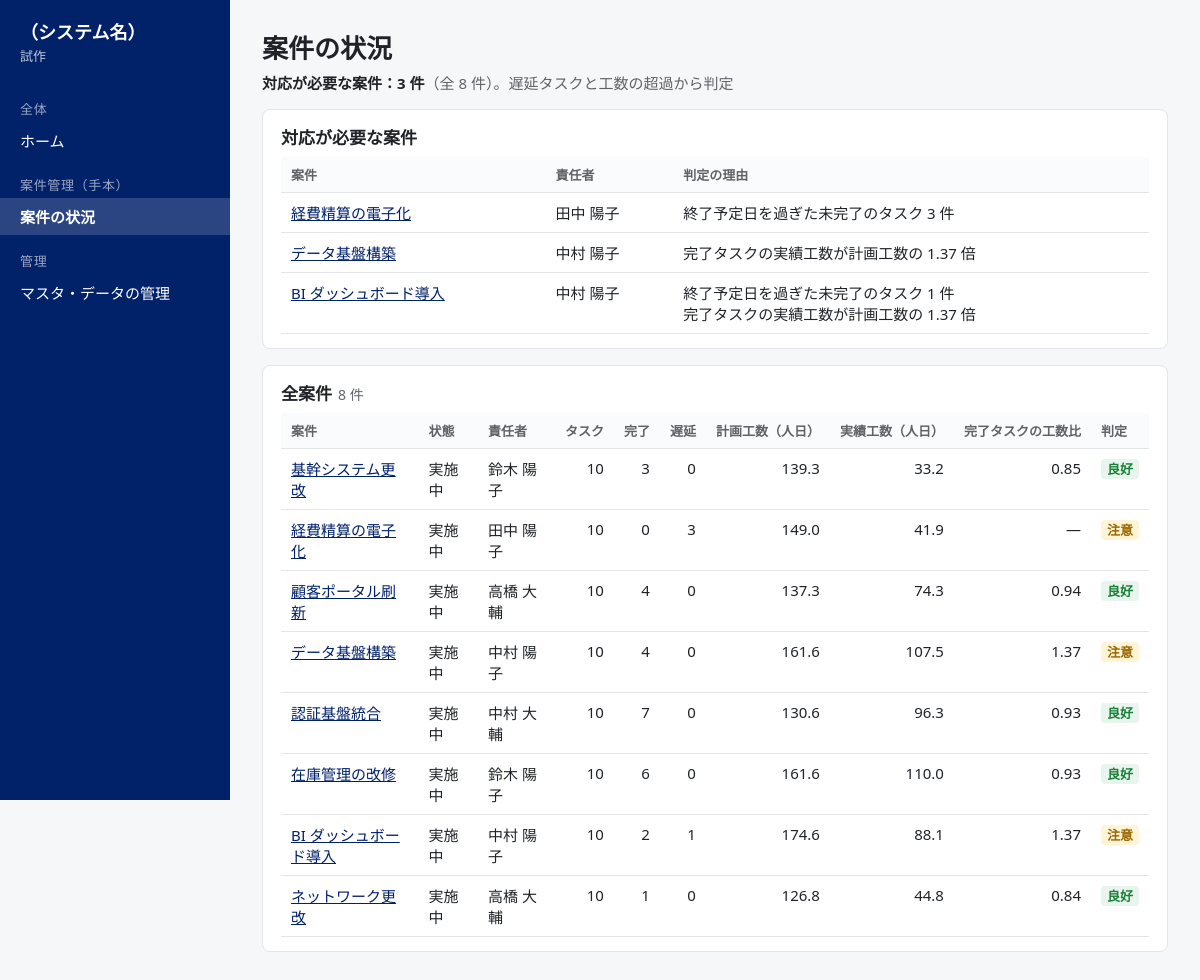
The page /sample/projects/ on the database its author committed.
### prj/models.py (models this page shows, shortened)
class TP1(models.Model):
    案件ID = models.CharField(max_length=50, primary_key=True, verbose_name='案件ID', db_column='案件ID')
    案件名 = models.CharField(max_length=500, verbose_name='案件名', db_column='案件名')
    主管組織ID = models.ForeignKey('master.TM1', on_delete=models.PROTECT, related_name='P1_主管組織ID', verbose_name='主管組織ID', db_column='主管組織ID')
    責任者ID = models.ForeignKey('master.TM2', on_delete=models.PROTECT, related_name='P1_責任者ID', verbose_name='責任者ID', db_column='責任者ID')
    案件の状態 = models.CharField(max_length=50, choices=[('PLAN', '計画中'), ('RUN', '実施中'), ('DONE', '完了'), ('STOP', '中止')], verbose_name='案件の状態', db_column='案件の状態')
    開始予定日 = models.DateField(verbose_name='開始予定日', db_column='開始予定日')
    終了予定日 = models.DateField(verbose_name='終了予定日', db_column='終了予定日')
    予算 = models.BigIntegerField(null=True, blank=True, verbose_name='予算', db_column='予算', help_text='承認された予算の総額（円）')
    class Meta:
        db_table = 'p1'
        verbose_name = verbose_name_plural = 'P1 案件'

### master/models.py (models this page shows, shortened)
class TM2(models.Model):
    担当者ID = models.CharField(max_length=50, primary_key=True, verbose_name='担当者ID', db_column='担当者ID')
    氏名 = models.CharField(max_length=500, verbose_name='氏名', db_column='氏名')
    所属組織ID = models.ForeignKey('master.TM1', on_delete=models.PROTECT, related_name='M2_所属組織ID', verbose_name='所属組織ID', db_column='所属組織ID')
    担当者の区分 = models.CharField(max_length=50, choices=[('EMP', '社員'), ('VND', '委託先')], verbose_name='担当者の区分', db_column='担当者の区分')
    標準単価 = models.BigIntegerField(null=True, blank=True, verbose_name='標準単価', db_column='標準単価', help_text='1人日あたりの円')
    class Meta:
        db_table = 'm2'
        verbose_name = verbose_name_plural = 'M2 担当者'

### work/views_sample.py (the view)
# urls.py: path("sample/projects/", views_sample.projects, name="sample_projects"),
def projects(request):
    rows = sample.project_status()
    warn = [r for r in rows if r["judge"] == "注意"]
    return render(request, "work/sample_projects.html", {"nav": "sample_projects", "rows": rows, "warn": warn})

### work/nav.py (called while the page is built)
def context(request):
    from django.urls import NoReverseMatch, reverse
    items = []
    for group, label, name in NAV:
        try:
            items.append((group, label, reverse(name), name))
        except NoReverseMatch:
            continue
    return {"SYSTEM_NAME": SYSTEM_NAME, "NAV": items}

### work/sample.py (called while the page is built)
def models():
    get = apps.get_model
    return get("prj", "TP1"), get("prj", "TP2"), get("prj", "TP3")

### work/templatetags/fmt.py (called while the page is built)
@register.filter
def num(v, digits=1):
    if v is None or v == "":
        return "―"
    try:
        return f"{float(v):,.{int(digits)}f}"
    except (TypeError, ValueError):
        return v

@register.simple_tag
def vstatic(path):
    from django.contrib.staticfiles import finders
    from django.templatetags.static import static
    f = finders.find(path)
    return f"{static(path)}?v={int(os.path.getmtime(f)) if f else 0}"

### work/templates/work/sample_projects.html (shortened to what this page needs)
{% extends "work/base.html" %}
{% load fmt %}
{% block content %}
<header class="page">
  <h1>案件の状況</h1>
  <p class="lead"><b>対応が必要な案件：{{ warn|length }} 件</b>（全 {{ rows|length }} 件）。遅延タスクと工数の超過から判定</p>
</header>
{% if warn %}
<section class="panel">
  <h2>対応が必要な案件</h2>
  <table class="list">
    <thead><tr><th>案件</th><th>責任者</th><th>判定の理由</th></tr></thead>
    <tbody>
    {% for r in warn %}
      <tr><td><a href="{% url 'sample_project' r.id %}">{{ r.name }}</a></td><td>{{ r.owner }}</td>
        <td>{% for x in r.reasons %}<div>{{ x }}</div>{% endfor %}</td></tr>
    {% endfor %}
    </tbody>
  </table>
</section>
{% endif %}
<section class="panel">
  <h2>全案件<span class="count">{{ rows|length }} 件</span></h2>
  <table class="list">
    <thead><tr><th>案件</th><th>状態</th><th>責任者</th><th class="num">タスク</th><th class="num">完了</th><th class="num">遅延</th>
      <th class="num">計画工数（人日）</th><th class="num">実績工数（人日）</th><th class="num">完了タスクの工数比</th><th>判定</th></tr></thead>
    <tbody>
    {% for r in rows %}
      <tr><td><a href="{% url 'sample_project' r.id %}">{{ r.name }}</a></td><td>{{ r.state }}</td><td>{{ r.owner }}</td>
        <td class="num">{{ r.tasks }}</td><td class="num">{{ r.done }}</td><td class="num">{{ r.late }}</td>
        <td class="num">{{ r.plan|num }}</td><td class="num">{{ r.actual|num }}</td><td class="num">{{ r.ratio|num:2 }}</td>
        <td><span class="badge {% if r.judge == '注意' %}warn{% else %}ok{% endif %}">{{ r.judge }}</span></td></tr>
    {% endfor %}
    </tbody>
  </table>
</section>
{% endblock %}

### work/templates/work/base.html (shortened to what this page needs)
{% load static fmt %}<!doctype html>
<html lang="ja">
<head>
<link rel="stylesheet" href="{% vstatic 'work/app.css' %}">
</head>
<body>
<aside class="side">
  <div class="brand">{{ SYSTEM_NAME }}<small>試作</small></div>
  <nav>
    {% regroup NAV by 0 as nav_groups %}
    {% for g in nav_groups %}
    <div class="grp">{{ g.grouper }}</div>
    {% for item in g.list %}<a href="{{ item.2 }}" class="{% if nav == item.3 %}on{% endif %}">{{ item.1 }}</a>{% endfor %}
    {% endfor %}
    <div class="grp">管理</div>
    <a href="/admin/">マスタ・データの管理</a>
  </nav>
</aside>
<main class="main">
{% block content %}{% endblock %}
</main>
</body>
</html>

### work/static/work/app.css (style rules this page uses)
:root { --navy: #012169; --gray: #75787B; --ink: #1f2328; --sub: #5f6368; --line: #e3e5e8; --bg: #f6f7f9; --panel: #fff; --alert: #b42318; --alert-bg: #fdecea; --warn: #9a6700; --warn-bg: #fff4d6; --ok: #1a7f37; --ok-bg: #e8f5ec; }
* { box-sizing: border-box; }
body { margin: 0; font-family: "Yu Gothic UI", "Meiryo", system-ui, sans-serif; color: var(--ink); background: var(--bg); font-size: 15px; display: flex; min-height: 100vh; }
a { color: var(--navy); }
.side { width: 230px; flex: none; background: var(--navy); color: #fff; padding: 18px 0; position: sticky; top: 0; height: 100vh; overflow-y: auto; }
.brand { font-weight: 700; font-size: 18px; padding: 0 20px 18px; }
.brand small { display: block; font-weight: 400; font-size: 13px; opacity: .75; margin-top: 2px; }
.side nav a { display: block; color: #fff; text-decoration: none; padding: 8px 20px; font-size: 15px; }
.side nav a.on { background: rgba(255,255,255,.16); font-weight: 700; }
.side .grp { font-size: 13px; opacity: .6; padding: 16px 20px 4px; letter-spacing: .05em; }
.main { flex: 1; min-width: 0; padding: 24px 32px 80px; }
header.page h1 { font-size: 26px; margin: 4px 0 6px; }
.meta, .lead { color: var(--sub); margin: 4px 0 16px; }
.lead b { color: var(--ink); }
h2 { font-size: 17px; margin: 18px 0 8px; }
.panel { background: var(--panel); border: 1px solid var(--line); border-radius: 8px; padding: 14px 18px; margin-bottom: 16px; }
.panel h2 { margin-top: 0; }
.count { font-weight: 400; color: var(--sub); font-size: 14px; margin-left: 6px; }
table.list { width: 100%; border-collapse: collapse; background: var(--panel); }
table.list th { text-align: left; font-weight: 600; font-size: 13px; color: var(--sub); background: #fafbfc; padding: 8px 10px; border-bottom: 1px solid var(--line); white-space: nowrap; }
table.list td { padding: 9px 10px; border-bottom: 1px solid var(--line); vertical-align: top; }
.num { text-align: right !important; white-space: nowrap; }
.badge { display: inline-block; white-space: nowrap; font-size: 13px; font-weight: 600; border-radius: 4px; padding: 1px 6px; line-height: 18px; }
.badge.warn { color: var(--warn); background: var(--warn-bg); }
.badge.ok { color: var(--ok); background: var(--ok-bg); }

### rows shown on the page
TP1: name "経費精算の電子化", name "経費精算の電子化"
TM2: owner "田中 陽子", owner "田中 陽子"
TP1: name "データ基盤構築", name "データ基盤構築"
TM2: owner "中村 陽子" "中村 陽子", owner "中村 陽子" "中村 陽子"
TP1: name "BI ダッシュボード導入", name "BI ダッシュボード導入"
TP1: name "基幹システム更改"
TM2: owner "鈴木 陽子" "鈴木 陽子"
TP1: name "顧客ポータル刷新"
TM2: owner "高橋 大輔" "高橋 大輔"
TP1: name "認証基盤統合"
TM2: owner "中村 大輔"
TP1: name "在庫管理の改修"
TP1: name "ネットワーク更改"

### other values the page prints
{{ SYSTEM_NAME }} "（システム名）"
{{ g.grouper }} "全体" "案件管理（手本）"
{{ item.1 }} "ホーム" "案件の状況"
{{ warn|length }} "3"
{{ rows|length }} "8"
{{ x }} "終了予定日を過ぎた未完了のタスク 3 件" "完了タスクの実績工数が計画工数の 1.37 倍" "終了予定日を過ぎた未完了のタスク 1 件" "完了タスクの実績工数が計画工数の 1.37 倍"
{{ r.state }} "実施中" "実施中" "実施中" "実施中" "実施中" "実施中" "実施中" "実施中"
{{ r.tasks }} "10" "10" "10" "10" "10" "10" "10" "10"
{{ r.done }} "3" "0" "4" "4" "7" "6" "2" "1"
{{ r.late }} "0" "3" "0" "0" "0" "0" "1" "0"
{{ r.plan|num }} "139.3" "149.0" "137.3" "161.6" "130.6" "161.6" "174.6" "126.8"
{{ r.actual|num }} "33.2" "41.9" "74.3" "107.5" "96.3" "110.0" "88.1" "44.8"
{{ r.ratio|num:2 }} "0.85" "―" "0.94" "1.37" "0.93" "0.93" "1.37" "0.84"
{{ r.judge }} "良好" "注意" "良好" "注意" "良好" "良好" "注意" "良好"
